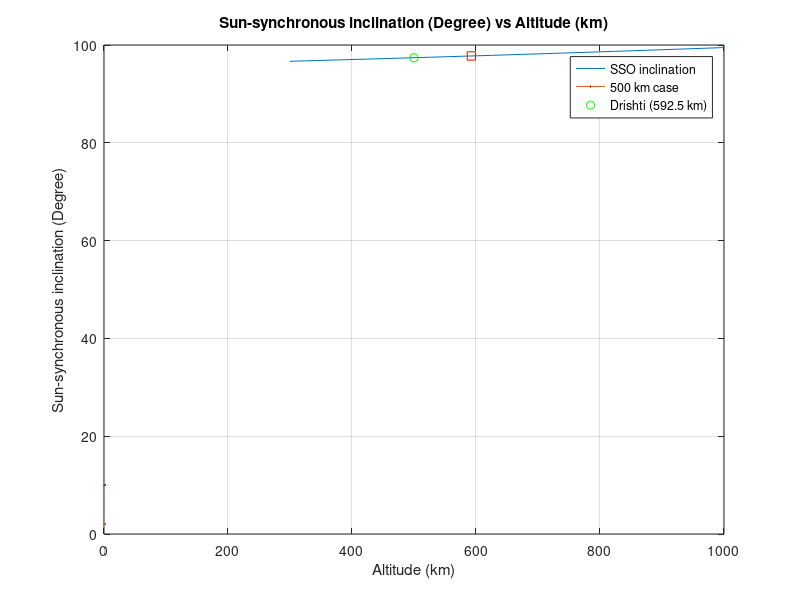

Write the MATLAB code that produced this figure.
clear; clc; close all
%% Constants
mu=3.986004418e14;   % Earth's gravitational parameter GM (m^3/s^2)
Re=6378.137e3;       % Earth's equatorial radius (m)
J2=1.08263e-3;     
%% Case setting
alt=500*1000;
rs=Re+alt;
n=sqrt(mu./rs^3);
%% Target rate
omega_sso=(2*pi)/(365.2422*86400);    % Required precession(rad/s)
omega_perday=omega_sso*180/pi*86400;  % precession per day (Degree/day)
fprintf('omega_sso = %.4e rad/s, %.4f deg/day\n',omega_sso,omega_perday);
%% Inclination
inc_deg = 97.4;
inc=97.4*pi/180;
%% J2 precession
omega_j2=-1.5*J2*(Re/rs)^2*n*cos(inc);    % J2 precession (rad/sec)
omega_j2_perday=omega_j2*180/pi*86400;    % J2 precession (deg/day)
fprintf('J2 precession=%.4e rad/s, %.4f deg/day\n',omega_j2,omega_j2_perday);
%% Sun-synchronous inclination
cos_inc_sso=-omega_sso./(1.5*J2*(Re/rs)^2*n);   % cos(inc) that gives the required precession
inc_sso_deg=acos(cos_inc_sso)*180/pi;          % inclination (deg)
fprintf('SSO inclination at %.1f km = %.2f deg\n',alt/1000,inc_sso_deg);
%% Sun-synchronous inclination vs Altitude
alt_in=(300:25:1000)*1000;
rs_in=Re+alt_in;
n_in=sqrt(mu./rs_in.^3);
cos_in=-omega_sso./(1.5*J2*(Re./rs_in).^2.*n_in);
inc_in=acos(cos_in)*180/pi;
figure
plot(alt_in/1000,inc_in,LineWidth=2);
title("Sun-synchronous inclination (Degree) vs Altitude (km)")
xlabel("Altitude (km)")
ylabel("Sun-synchronous inclination (Degree)")
grid on
hold on
plot(500, inc_sso_deg,"go", MarkerSize=10)
legend("SSO inclination","500 km case")
hold on
plot(592.5, 97.76, "rs", MarkerSize=10)
legend("SSO inclination","500 km case","Drishti (592.5 km)")
%% Ground track spacing
Er = 7.2921159e-5;   %Earth rotational speed
T=2*pi*sqrt(rs.^3/mu);       %orbital period (s)
shift_deg=Er*T*180/pi;
shift_km=shift_deg*pi/180*Re/1000;
orbit_perday=86400/T;
fprintf('Earth shift=%.2f(Deg),%2.f(km) orbit/day=%.2f\n',shift_deg,shift_km,orbit_perday);
%% Swath and revisit
circ_km=2*pi*Re/1000;   % Equator length (km)
swath_km = [10 30];     % Drishti: optical 10 km, SAR 30 km
circ_dayscover=circ_km./(orbit_perday.*swath_km); % Days required to cover the whole Equator
names={"Optical","SAR"};
for k=1:length(swath_km)
    fprintf('%s swath (%d) km = %.0f days\n',names{k},swath_km(k),circ_dayscover(k));
end
